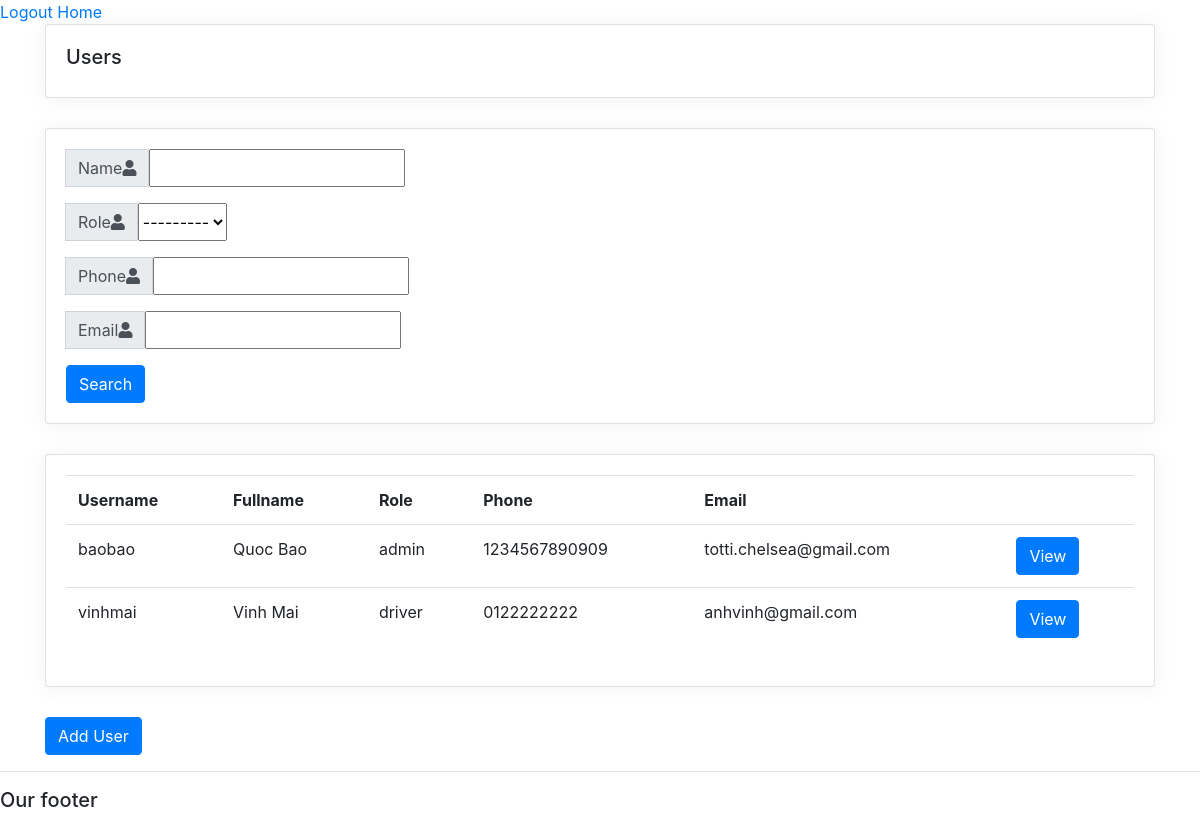
The page /users/ (signed in) on the database as committed earlier.
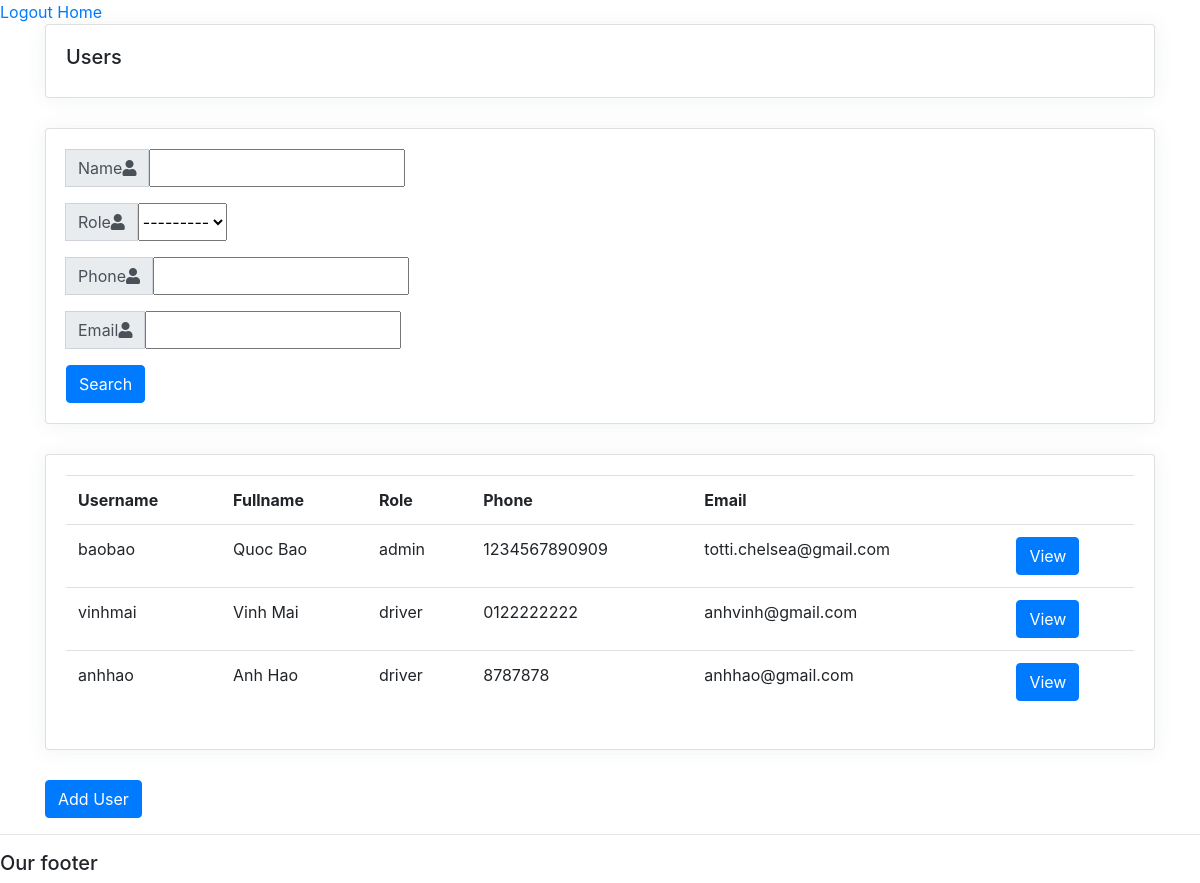
The same page on the database as committed later.
### accounts/models.py (models this page shows, shortened)
class Profile(models.Model):
    ROLES = (
        ("admin", "admin"),
        ("driver", "driver"),
    )
    user = models.OneToOneField(User, null=True, blank=True, on_delete=models.CASCADE)
    name = models.CharField(max_length=50)
    phone = models.CharField(max_length=20, null=True, blank=True)
    role = models.CharField(max_length=20, choices=ROLES)
    email = models.CharField(max_length=30, null=True, blank=True)
    date_created = models.DateTimeField(auto_now_add=True)

### accounts/decorators.py (the view)
    def wrapper_func(request, *args, **kwargs):
        group = None
        if request.user.groups.exists():
            group = request.user.groups.all()[0].name
        if group == "admin":
            return view_func(request, *args, **kwargs)
        else:
            return HttpResponse("<h1>You are not authorized to view this page</h1>")

### accounts/views.py (called while the page is built)
@login_required(login_url="login")
@adminOnly
def userPage(request):
    profiles = Profile.objects.all()
    profileFilter = ProfileFilter(request.GET, queryset=profiles)
    profiles = profileFilter.qs
    context = {"profiles": profiles, "filter": profileFilter}
    return render(request, "accounts/users.html", context)

### accounts/templates/accounts/users.html (shortened to what this page needs)
{% extends 'accounts/main.html' %}
{% load static %}
{% block content %}
<div class='container'>
    <div class="row">
        <div class="col-md">
            <div class="card card-body">
                <h5>Users</h5>
            </div>
            <div class="card card-body">
                <form method="get">
                    <div class="input-group mb-3">
                        <div class="input-group-append">
                            <span class="input-group-text">Name<i class="fas fa-user"></i></span>
                        </div>
                        {{filter.form.name}}
                    </div>
                    <div class="input-group mb-3">
                        <div class="input-group-append">
                            <span class="input-group-text">Role<i class="fas fa-user"></i></span>
                        </div>
                        {{filter.form.role}}
                    </div>
                    <div class="input-group mb-3">
                        <div class="input-group-append">
                            <span class="input-group-text">Phone<i class="fas fa-user"></i></span>
                        </div>
                        {{filter.form.phone}}
                    </div>
                    <div class="input-group mb-3">
                        <div class="input-group-append">
                            <span class="input-group-text">Email<i class="fas fa-user"></i></span>
                        </div>
                        {{filter.form.email}}
                    </div>
                    <button class="btn btn-primary" type="submit">Search</button>
                </form>
            </div>
            <div class="card card-body">
                <table class="table">
                    <tr>
                        <th>Username</th>
                        <th>Fullname</th>
                        <th>Role</th>
                        <th>Phone</th>
                        <th>Email</th>
                        <th></th>
                    </tr>
                    {% for profile in profiles %}
                    <tr>
                        <td>{{ profile.user.username }}</td>
                        <td>{{ profile.name }}</td>
                        <td>{{ profile.role }}</td>
                        <td>{{ profile.phone }}</td>
                        <td>{{ profile.email }}</td>
                        <td><a href="{% url 'profile' profile.id %}" class="btn btn-primary">View</a></td>
                    </tr>
                    {% endfor %}
                </table>
            </div>
        </div>
    </div>
    {% if request.user.profile.role == 'admin' %}
    <a href="{% url 'addUser' %}" class="btn btn-primary">Add User</a>
    {% endif %}
</div>
{% endblock %}

Rows that differ between the two databases and show on the page:
added Profile: user.username "anhhao", name "Anh Hao", role "driver", phone "8787878", email "anhhao@gmail.com"
